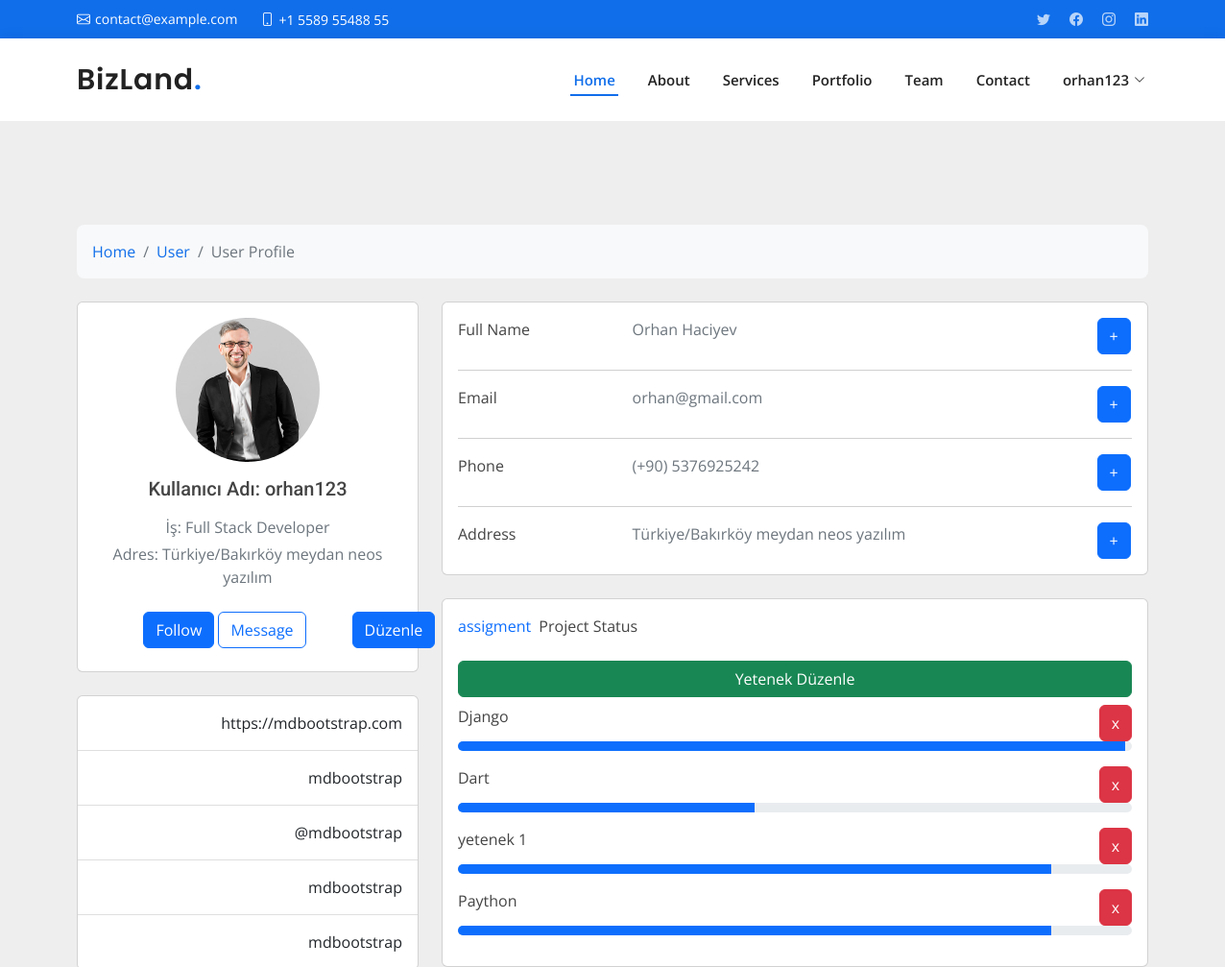
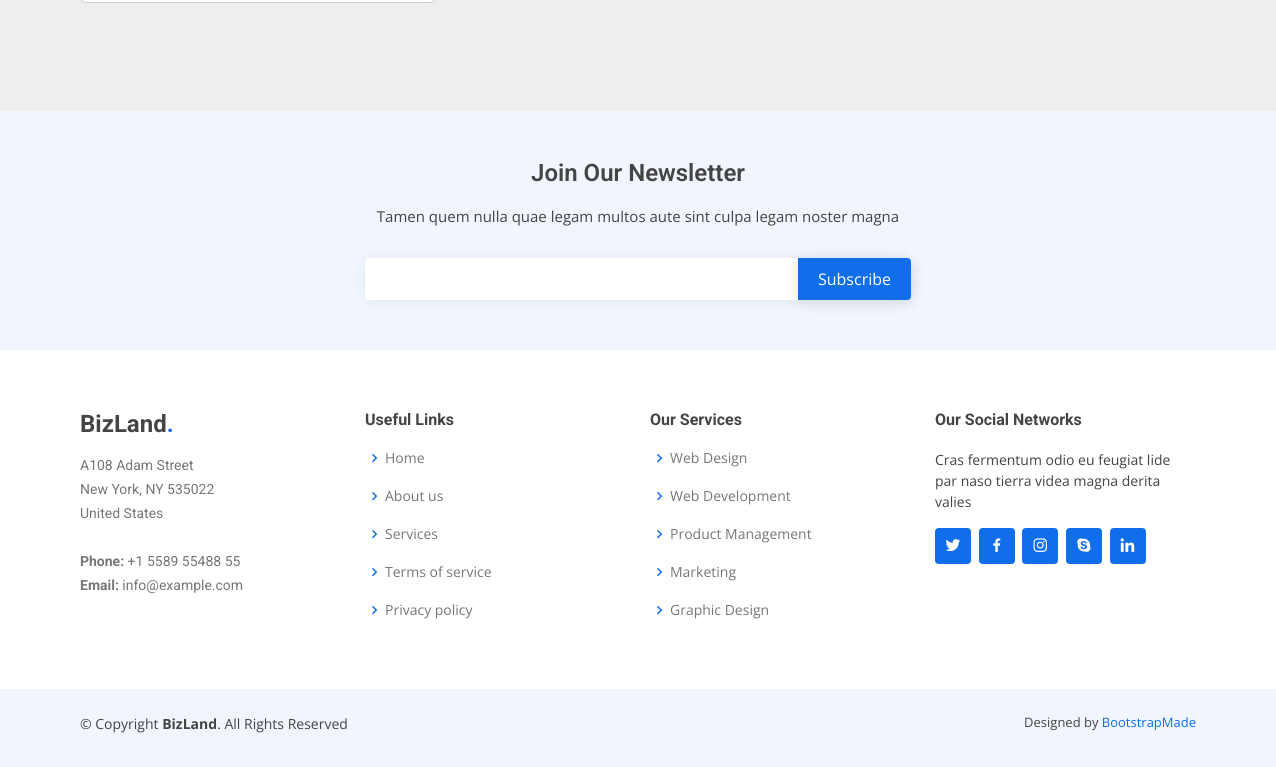
The app's page /profil/ (signed in) with its own data (2 pictures, top to bottom).
### appMy/models.py (models this page shows, shortened)
class UserInfo(models.Model):
    user=models.ForeignKey(User, verbose_name=("Kullanıcı"), on_delete=models.CASCADE)
    password=models.CharField(("Şifre"), max_length=50)
    job= models.CharField(("İş"), max_length=50,default="-")
    image=models.FileField(("Fotoğraf"), upload_to=None, max_length=100,default='None/download.jpg')
    phone=models.CharField(("Telefon Numarası"), max_length=50, default="-")
    adress=models.CharField(("Adres"), max_length=50, default="-")
    status=models.ManyToManyField(UserInfoStatus, verbose_name=("Yetenekler") )

class UserInfoStatus(models.Model):
    user=models.ForeignKey(User, verbose_name=("Kullanıcı"), on_delete=models.CASCADE)
    title=models.CharField(("Yetenek Adı"), max_length=50)
    statu=models.IntegerField(("Yetenek Değeri"), default=0)

### appMy/views.py (the view, shortened to what this page needs)
# urls.py: path('profil/', profilUser, name='profilUser'), # Kullanıcı profili
def profilUser(request):
    context={}
    user = User.objects.get(username = request.user)
    userinfo = UserInfo.objects.get(user=user)
    context.update({
        "user":user,
        "userinfo":userinfo,
    })
    return render(request,'user/profil.html',context)

### appMy/templates/user/profil.html (shortened to what this page needs)
{% extends 'base.html' %}
{% load static %}
{% block body %}
<section style="background-color: #eee;">
    <div class="container py-5">
        <div class="row">
            <div class="col">
                <nav aria-label="breadcrumb" class="bg-light rounded-3 p-3 mb-4">
                    <ol class="breadcrumb mb-0">
                        <li class="breadcrumb-item"><a href="#">Home</a></li>
                        <li class="breadcrumb-item"><a href="#">User</a></li>
                        <li class="breadcrumb-item active" aria-current="page">User Profile</li>
                    </ol>
                </nav>
            </div>
        </div>
        <div class="row">
            <div class="col-lg-4">
                <div class="card mb-4">
                    <div class="card-body text-center">
                        {% if userinfo.image %}
                        <img src="{{ userinfo.image.url }}"
                            alt="avatar" class="rounded-circle img-fluid" style="width: 150px; height: 150px; object-fit: cover;">
                        {% else %}
                        <img src="{% static 'img/team/team-1.jpg' %}"
                        alt="avatar" class="rounded-circle img-fluid" style="width: 150px; height: 150px; object-fit: cover;">
                        {% endif %}
                        <h5 class="my-3">Kullanıcı Adı: {{ user.username }}</h5>
                        <p class="text-muted mb-1">İş: {{ userinfo.job }}</p>
                        <p class="text-muted mb-4">Adres: {{ userinfo.adress }}</p>
                        <div class="d-flex justify-content-center mb-2">
                            <button type="button" class="btn btn-primary">Follow</button>
                            <button type="button" class="btn btn-outline-primary ms-1">Message</button>
                            <div class="col-sm-1 ps-5">
                                <button type="button" class="btn btn-primary" data-bs-toggle="modal" data-bs-target="#modalProfil">
                                    Düzenle
                                </button>
                            </div>
                        </div>
                    </div>
                </div>
                <div class="card mb-4 mb-lg-0">
                    <div class="card-body p-0">
                        <ul class="list-group list-group-flush rounded-3">
                            <li class="list-group-item d-flex justify-content-between align-items-center p-3">
                                <p class="mb-0">https://mdbootstrap.com</p>
                            </li>
                            <li class="list-group-item d-flex justify-content-between align-items-center p-3">
                                <p class="mb-0">mdbootstrap</p>
                            </li>
                            <li class="list-group-item d-flex justify-content-between align-items-center p-3">
                                <p class="mb-0">@mdbootstrap</p>
                            </li>
                            <li class="list-group-item d-flex justify-content-between align-items-center p-3">
                                <p class="mb-0">mdbootstrap</p>
                            </li>
                            <li class="list-group-item d-flex justify-content-between align-items-center p-3">
                                <p class="mb-0">mdbootstrap</p>
                            </li>
                        </ul>
                    </div>
                </div>
            </div>
            <div class="col-lg-8">
                <div class="card mb-4">
                    <div class="card-body">
                        <div class="row">
                            <div class="col-sm-3">
                                <p class="mb-0">Full Name</p>
                            </div>
                            <div class="col-sm-8">
                                <p class="text-muted mb-0">{{ user.get_full_name }}</p>
                            </div>
                            <div class="col-sm-1">
                                <button type="button" class="btn btn-primary" data-bs-toggle="modal" data-bs-target="#modalName">
                                    +
                                </button>
                            </div>
                        </div>
                        <hr>
                        <div class="row">
                            <div class="col-sm-3">
                                <p class="mb-0">Email</p>
                            </div>
                            <div class="col-sm-8">
                                <p class="text-muted mb-0">{{ user.email }}</p>
                            </div>
                            <div class="col-sm-1">
                                <button type="button" class="btn btn-primary" data-bs-toggle="modal" data-bs-target="#exampleModal">
                                    +
                                </button>
                            </div>
                        </div>
                        <hr>
                        <div class="row">
                            <div class="col-sm-3">
                                <p class="mb-0">Phone</p>
                            </div>
                            <div class="col-sm-8">
                                <p class="text-muted mb-0">(+90) {{ userinfo.phone }}</p>
                            </div>
                            <div class="col-sm-1">
                                <button type="button" class="btn btn-primary" data-bs-toggle="modal" data-bs-target="#modalPhone">
                                    +
                                </button>
                            </div>
                        </div>
                        <hr>
                        <div class="row">
                            <div class="col-sm-3">
                                <p class="mb-0">Address</p>
                            </div>
                            <div class="col-sm-8">
                                <p class="text-muted mb-0">{{ userinfo.adress }}</p>
                            </div>
                            <div class="col-sm-1">
                                <button type="button" class="btn btn-primary" data-bs-toggle="modal" data-bs-target="#modalAddress">
                                    +
                                </button>
                            </div>
                        </div>
                    </div>
                </div>
                <div class="row">
                    <div class="col-md-12">
                        <div class="card mb-4 mb-md-0">
                            <div class="card-body">
                                <p class="mb-4"><span class="text-primary font-italic me-1">assigment</span> Project
                                    Status
                                </p>
                                <div class="btn btn-success w-100 statubtn">Yetenek Düzenle</div>
                                {% for i in userinfo.status.all %}
                                <div class="d-flex justify-content-between mt-2">
                                    <p class="mb-1" style="font-size: 1rem;">{{ i.title }}</p>
                                    <button type="button" class="btn btn-danger" data-bs-toggle="modal" data-bs-target="#del{{ i.id }}">
                                        x
                                    </button>
                                </div>
                                <div class="progress rounded mb-3" style="height: 10px;">
                                    <div class="progress-bar" role="progressbar" style="width: {{ i.statu }}%;" aria-valuenow="{{ i.statu }}"
                                        aria-valuemin="0" aria-valuemax="100"></div>
                                </div>
                                {% endfor %}
                            </div>
                        </div>
                    </div>
                </div>
            </div>
        </div>
    </div>
</section>
{% endblock body %}

### appMy/templates/part/_header.html (shortened to what this page needs)
<section id="topbar" class="d-flex align-items-center">
    <div class="container d-flex justify-content-center justify-content-md-between">
        <div class="contact-info d-flex align-items-center">
            <i class="bi bi-envelope d-flex align-items-center"><a
                    href="mailto:contact@example.com">contact@example.com</a></i>
            <i class="bi bi-phone d-flex align-items-center ms-4"><span>+1 5589 55488 55</span></i>
        </div>
        <div class="social-links d-none d-md-flex align-items-center">
            <a href="#" class="twitter"><i class="bi bi-twitter"></i></a>
            <a href="#" class="facebook"><i class="bi bi-facebook"></i></a>
            <a href="#" class="instagram"><i class="bi bi-instagram"></i></a>
            <a href="#" class="linkedin"><i class="bi bi-linkedin"></i></i></a>
        </div>
    </div>
</section>
<header id="header" class="d-flex align-items-center">
    <div class="container d-flex align-items-center justify-content-between">
        <h1 class="logo"><a href="{% url 'index' %}">BizLand<span>.</span></a></h1>
        <nav id="navbar" class="navbar">
            <ul>
                <li><a class="nav-link scrollto active" href="{% url 'index' %}#hero">Home</a></li>
                <li><a class="nav-link scrollto" href="{% url 'index' %}#about">About</a></li>
                <li><a class="nav-link scrollto" href="{% url 'index' %}#services">Services</a></li>
                <li><a class="nav-link scrollto " href="{% url 'Portfolio' %}">Portfolio</a></li>
                <li><a class="nav-link scrollto" href="{% url 'index' %}#team">Team</a></li>
                <li><a class="nav-link scrollto" href="{% url 'index' %}#contact">Contact</a></li>
                {% if request.user.is_authenticated %}
                    <li class="dropdown"><a href="#"><span>{{ request.user }}</span> <i class="bi bi-chevron-down"></i></a>
                    </li>
                {% else %}
                <li><a href="{% url 'loginUser' %}" class="btn btn-primary text-white px-3 py-2 btn-get-started scrollto">Login</a></li>
                <li><a href="{% url 'registerUser' %}" class="btn btn-primary text-white px-3 py-2 btn-get-started scrollto">Register</a></li>
                {% endif %}
            </ul>
        </nav>
    </div>
</header>

### appMy/static/css/style.css (style rules this page uses)
body { font-family: "Open Sans", sans-serif; color: #444444; }
a { color: #106eea; text-decoration: none; }
h1, h2, h3, h4, h5, h6 { font-family: "Roboto", sans-serif; }
#topbar { background: #106eea; height: 40px; font-size: 14px; transition: all 0.5s; color: #fff; padding: 0; }
#topbar .contact-info i { font-style: normal; color: #fff; }
#topbar .contact-info i a, #topbar .contact-info i span { padding-left: 5px; color: #fff; }
#topbar .contact-info i a { line-height: 0; transition: 0.3s; transition: 0.3s; }
#topbar .social-links a { color: rgba(255, 255, 255, 0.7); line-height: 0; transition: 0.3s; margin-left: 20px; }
#header { background: #fff; transition: all 0.5s; z-index: 997; height: 86px; box-shadow: 0px 2px 15px rgba(0, 0, 0, 0.1); }
#header .logo { font-size: 30px; margin: 0; padding: 0; line-height: 1; font-weight: 600; letter-spacing: 0.8px; font-family: "Poppins", sans-serif; }
#header .logo a { color: #222222; }
#header .logo a span { color: #106eea; }
.navbar { padding: 0; }
.navbar ul { margin: 0; padding: 0; display: flex; list-style: none; align-items: center; }
.navbar li { position: relative; }
.navbar>ul>li { white-space: nowrap; padding: 10px 0 10px 28px; }
.navbar a, .navbar a:focus { display: flex; align-items: center; justify-content: space-between; padding: 0 3px; font-size: 15px; font-weight: 600; color: #222222; white-space: nowrap; transition: 0.3s; position: relative; }
.navbar a i, .navbar a:focus i { font-size: 12px; line-height: 0; margin-left: 5px; }
.navbar>ul>li>a:before { content: ""; position: absolute; width: 100%; height: 2px; bottom: -6px; left: 0; background-color: #106eea; visibility: hidden; width: 0px; transition: all 0.3s ease-in-out 0s; }
.navbar a:hover:before, .navbar li:hover>a:before, .navbar .active:before { visibility: visible; width: 100%; }
.navbar a:hover, .navbar .active, .navbar .active:focus, .navbar li:hover>a { color: #106eea; }
section { padding: 60px 0; overflow: hidden; }

### records on screen
UserInfo: image (picture), job "Full Stack Developer", adress "Türkiye/Bakırköy meydan neos yazılım", phone "5376925242"
UserInfoStatus: title "Django", statu 99 (drawn)
UserInfoStatus: title "Dart", statu 44 (drawn)
UserInfoStatus: title "yetenek 1", statu 88 (drawn)
UserInfoStatus: title "Paython", statu 88 (drawn)

### other values on screen
{{ request.user }} "orhan123"
{{ user.username }} "orhan123"
{{ user.get_full_name }} "Orhan Haciyev"
{{ user.email }} "orhan@gmail.com"
